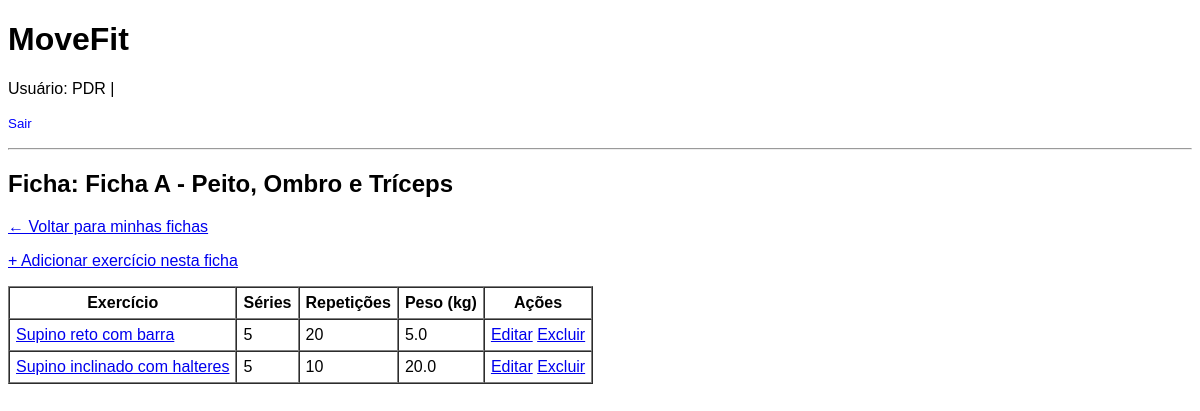
/fichas/1/ (signed in), run on an earlier commit of the app's database.
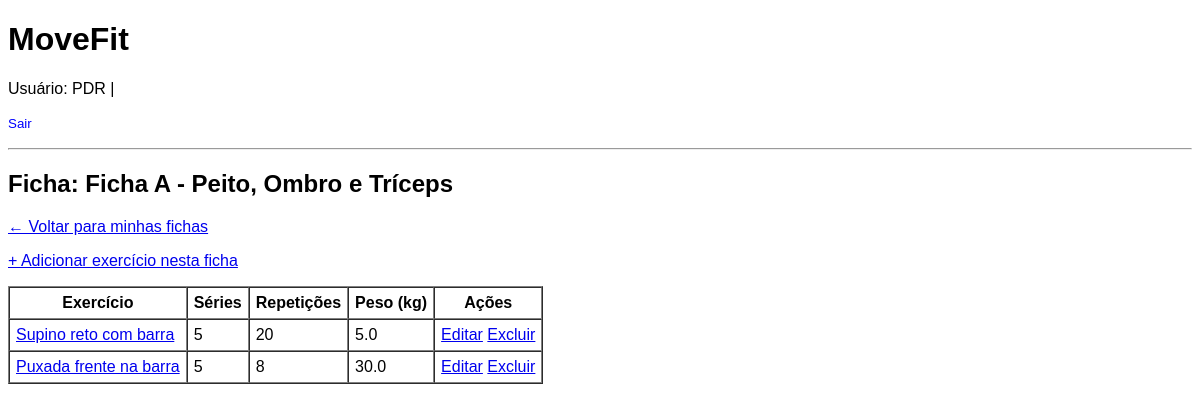
And on a later commit of the database.
### treino_app/models.py (models this page shows, shortened)
class ItemFicha(models.Model):
    ficha = models.ForeignKey(FichaTreino, related_name="itens", on_delete=models.CASCADE)
    exercicio = models.ForeignKey(Exercicio, on_delete=models.CASCADE)
    series = models.PositiveIntegerField()
    repeticoes = models.PositiveIntegerField()
    peso = models.FloatField()

class Exercicio(models.Model):
    nome = models.CharField(max_length=200)
    gif_url = models.URLField(blank=True)

### treino_app/views.py (the view)
# urls.py: path('fichas/<int:ficha_id>/', views.ficha_detalhe, name='ficha_detalhe'),
@login_required
def ficha_detalhe(request, ficha_id):
    ficha = get_object_or_404(
        FichaTreino,
        id=ficha_id,
        usuario=request.user
    )
    itens = ItemFicha.objects.filter(ficha=ficha).select_related('exercicio')
    context = {
        'ficha': ficha,
        'itens': itens,
    }
    return render(request, 'treino/ficha_detalhe.html', context)

### treino_app/templates/treino/ficha_detalhe.html (shortened to what this page needs)
{% extends "base.html" %}
{% block content %}
<h2>Ficha: {{ ficha.nome }}</h2>
<p>
    <a href="{% url 'fichas_list' %}">&larr; Voltar para minhas fichas</a>
</p>
<p>
    <a href="{% url 'adicionar_item_ficha' ficha.id %}">
        + Adicionar exercício nesta ficha
    </a>
</p>
<table border="1" cellpadding="6" cellspacing="0">
    <thead>
        <tr>
            <th>Exercício</th>
            <th>Séries</th>
            <th>Repetições</th>
            <th>Peso (kg)</th>
            <th>Ações</th>
        </tr>
    </thead>
    <tbody>
        {% for item in itens %}
        <tr>
            <td>
                {% if item.exercicio.gif_url %}
                    <a href="#"
                       onclick="openGifModal('{{ item.exercicio.gif_url }}', '{{ item.exercicio.nome }}'); return false;">
                        {{ item.exercicio.nome }}
                    </a>
                {% else %}
                    {{ item.exercicio.nome }}
                {% endif %}
            </td>
            <td>{{ item.series }}</td>
            <td>{{ item.repeticoes }}</td>
            <td>{{ item.peso }}</td>
            <td>
                <a href="{% url 'editar_item_ficha' item.id %}">Editar</a>
                <a href="{% url 'excluir_item_ficha' item.id %}">Excluir</a>
            </td>
        </tr>
        {% empty %}
        <tr>
            <td colspan="5">Nenhum exercício cadastrado nesta ficha.</td>
        </tr>
        {% endfor %}
    </tbody>
</table>
{% endblock %}

What changed in the data, as far as the page shows it:
removed ItemFicha: exercicio.nome "Supino inclinado com halteres", series "5", repeticoes "10", peso "20.0"
added ItemFicha: exercicio.nome "Puxada frente na barra", series "5", repeticoes "8", peso "30.0"
